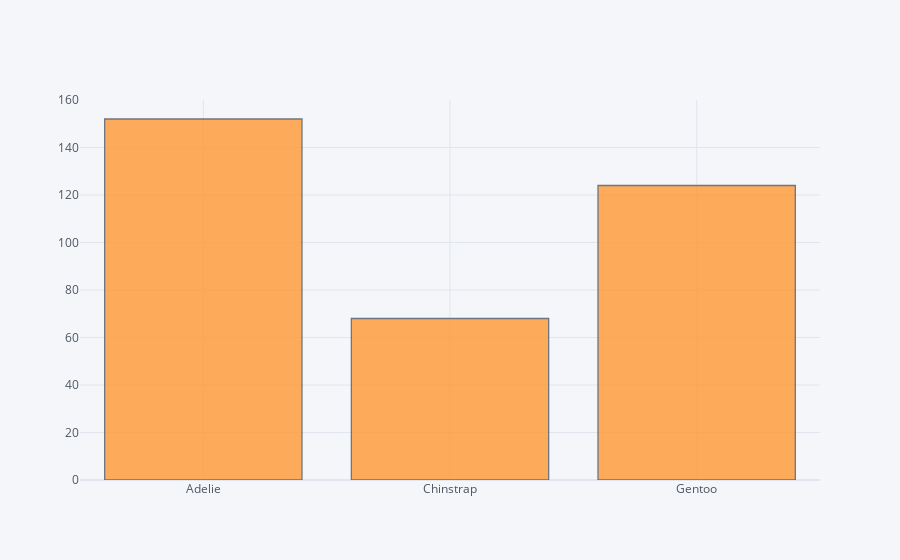

Here is the notebook cell this chart was saved with:
### Code cell
penguins["species"].iplot(kind="hist")

### Figure 1 — Plotly figure (JSON) as saved in the notebook; plotly's stock layout.template omitted (floating-point values rounded to 4 significant figures; data arrays with more than 128 entries replaced by an {"elided": "..."} marker saying what was removed)
{"data": [{"histfunc": "count", "histnorm": "", "marker": {"color": "rgba(255, 153, 51, 1.0)", "line": {"color": "#4D5663", "width": 1.3}}, "name": "species", "opacity": 0.8, "orientation": "v", "type": "histogram", "x": {"elided": "344 str values"}}], "layout": {"autosize": true, "barmode": "overlay", "legend": {"bgcolor": "#F5F6F9", "font": {"color": "#4D5663"}}, "paper_bgcolor": "#F5F6F9", "plot_bgcolor": "#F5F6F9", "title": {"font": {"color": "#4D5663"}}, "xaxis": {"autorange": false, "gridcolor": "#E1E5ED", "range": [-0.5, 2.5], "showgrid": true, "tickfont": {"color": "#4D5663"}, "title": {"font": {"color": "#4D5663"}, "text": ""}, "type": "category", "zerolinecolor": "#E1E5ED"}, "yaxis": {"autorange": false, "gridcolor": "#E1E5ED", "range": [0, 160], "showgrid": true, "tickfont": {"color": "#4D5663"}, "title": {"font": {"color": "#4D5663"}, "text": ""}, "zerolinecolor": "#E1E5ED"}}}
